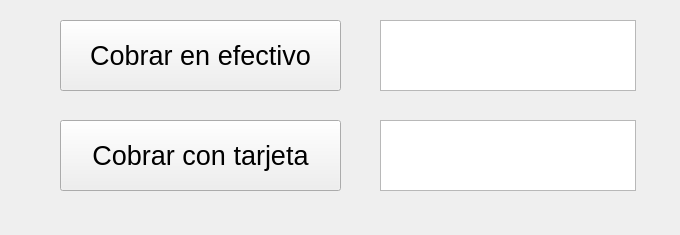
<?xml version="1.0" encoding="UTF-8"?>
<ui version="4.0">
 <class>ventanaCobro</class>
 <widget class="QMainWindow" name="ventanaCobro">
  <property name="geometry">
   <rect>
    <x>0</x>
    <y>0</y>
    <width>680</width>
    <height>235</height>
   </rect>
  </property>
  <property name="windowTitle">
   <string>MainWindow</string>
  </property>
  <widget class="QWidget" name="centralwidget">
   <widget class="QTextBrowser" name="textBrowserCobrarEfectivo">
    <property name="geometry">
     <rect>
      <x>380</x>
      <y>20</y>
      <width>256</width>
      <height>71</height>
     </rect>
    </property>
   </widget>
   <widget class="QPushButton" name="btnCobrarEfectivo">
    <property name="geometry">
     <rect>
      <x>60</x>
      <y>20</y>
      <width>281</width>
      <height>71</height>
     </rect>
    </property>
    <property name="font">
     <font>
      <pointsize>20</pointsize>
     </font>
    </property>
    <property name="text">
     <string>Cobrar en efectivo</string>
    </property>
   </widget>
   <widget class="QTextBrowser" name="textBrowserCobrarTarjeta">
    <property name="geometry">
     <rect>
      <x>380</x>
      <y>120</y>
      <width>256</width>
      <height>71</height>
     </rect>
    </property>
   </widget>
   <widget class="QPushButton" name="btnCobrarTarjeta">
    <property name="geometry">
     <rect>
      <x>60</x>
      <y>120</y>
      <width>281</width>
      <height>71</height>
     </rect>
    </property>
    <property name="font">
     <font>
      <pointsize>20</pointsize>
     </font>
    </property>
    <property name="text">
     <string>Cobrar con tarjeta</string>
    </property>
   </widget>
  </widget>
 </widget>
 <resources/>
 <connections/>
</ui>
